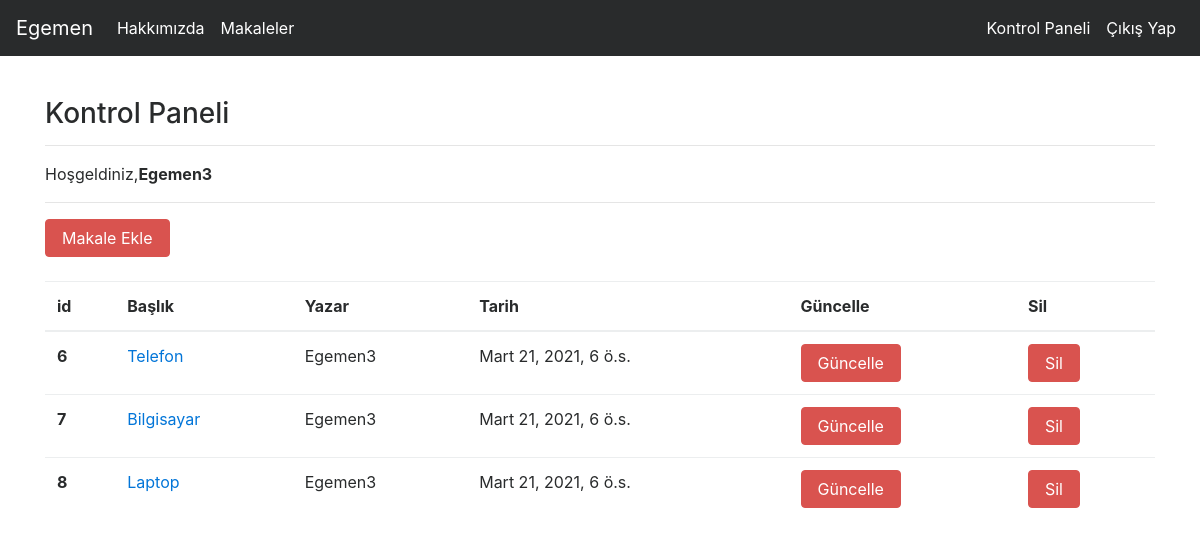
The app's page /articles/dashboard (signed in) with its own data.
### article/models.py (models this page shows, shortened)
class Article(models.Model):
    author = models.ForeignKey('auth.User', on_delete=models.CASCADE,verbose_name="Yazar")
    title =  models.CharField(max_length=50,verbose_name="Başlık")
    content = RichTextField(verbose_name="Metin")
    created_date = models.DateTimeField(auto_now_add=True)
    article_image = models.FileField(blank=True,null=True,verbose_name="Görsel")

### article/views.py (the view)
# urls.py: path("dashboard",views.dashboard,name="dashboard"),
@login_required(login_url="user:login")
def dashboard(request):
    articles = Article.objects.filter(author= request.user)
    context = {
        "articles":articles
    }
    return render(request,"dashboard.html",context)

### templates/dashboard.html
{% extends "layout.html" %}
{% block body %}
<h3>Kontrol Paneli</h3>
<hr>
<p>Hoşgeldiniz,<strong>{{request.user.username}}</strong></p>
<hr>
<a class = "btn btn-danger" href="/articles/addarticle">Makale Ekle</a>
<br>
<br>
{% if articles %}
    <table class="table">
  <thead>
    <tr>
      <th scope="col">id</th>
      <th scope="col">Başlık</th>
      <th scope="col">Yazar</th>
      <th scope="col">Tarih</th>
      <th scope="col">Güncelle</th>
      <th scope="col">Sil</th>
    </tr>
  </thead>
  <tbody>
    {% for article in articles %}
        <tr>
            <th scope="row">{{article.id}}</th>
            <td><a href="{% url 'article:detail' article.id %}">{{article.title}}</a></td>
            <td>{{article.author.username}}</td>
            <td>{{article.created_date}}</td>
            <td><a href="{% url 'article:update' article.id %}" class ="btn btn-danger">Güncelle</a></td>
            <td><a href="{% url 'article:delete' article.id %}" class ="btn btn-danger">Sil</a></td>
        </tr>
    {% endfor %}
  </tbody>
</table>
{% else %}
    <div class = "alert alert-danger">Henüz Makaleniz Bulunmuyor</div>
{% endif %}
{% endblock body %}

### records on screen
Article: id "6", title "Telefon", author.username "Egemen3", created_date "Mart 21, 2021, 6 ö.s."
Article: id "7", title "Bilgisayar", author.username "Egemen3", created_date "Mart 21, 2021, 6 ö.s."
Article: id "8", title "Laptop", author.username "Egemen3", created_date "Mart 21, 2021, 6 ö.s."

### other values on screen
{{ request.user.username }} "Egemen3"
